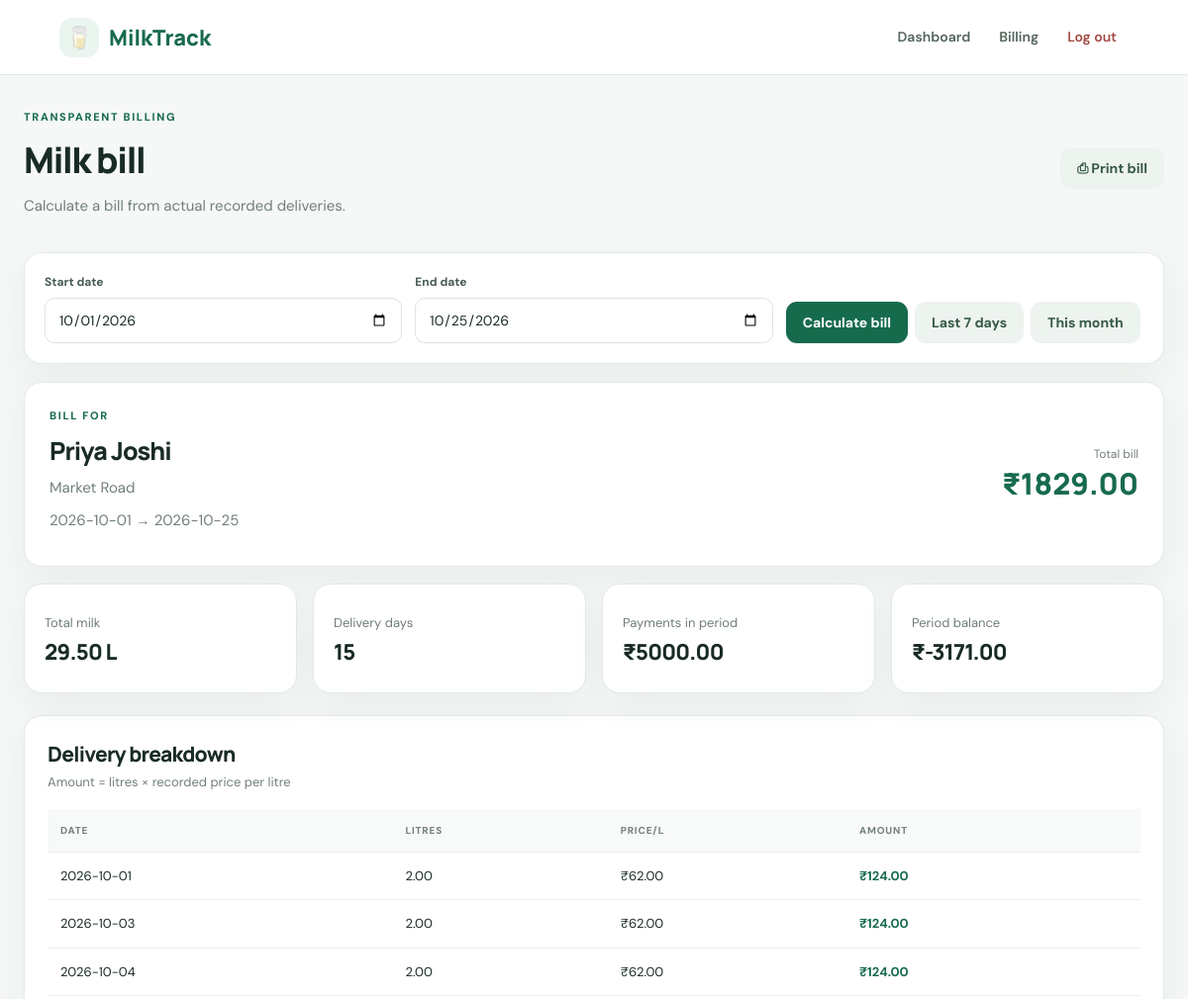
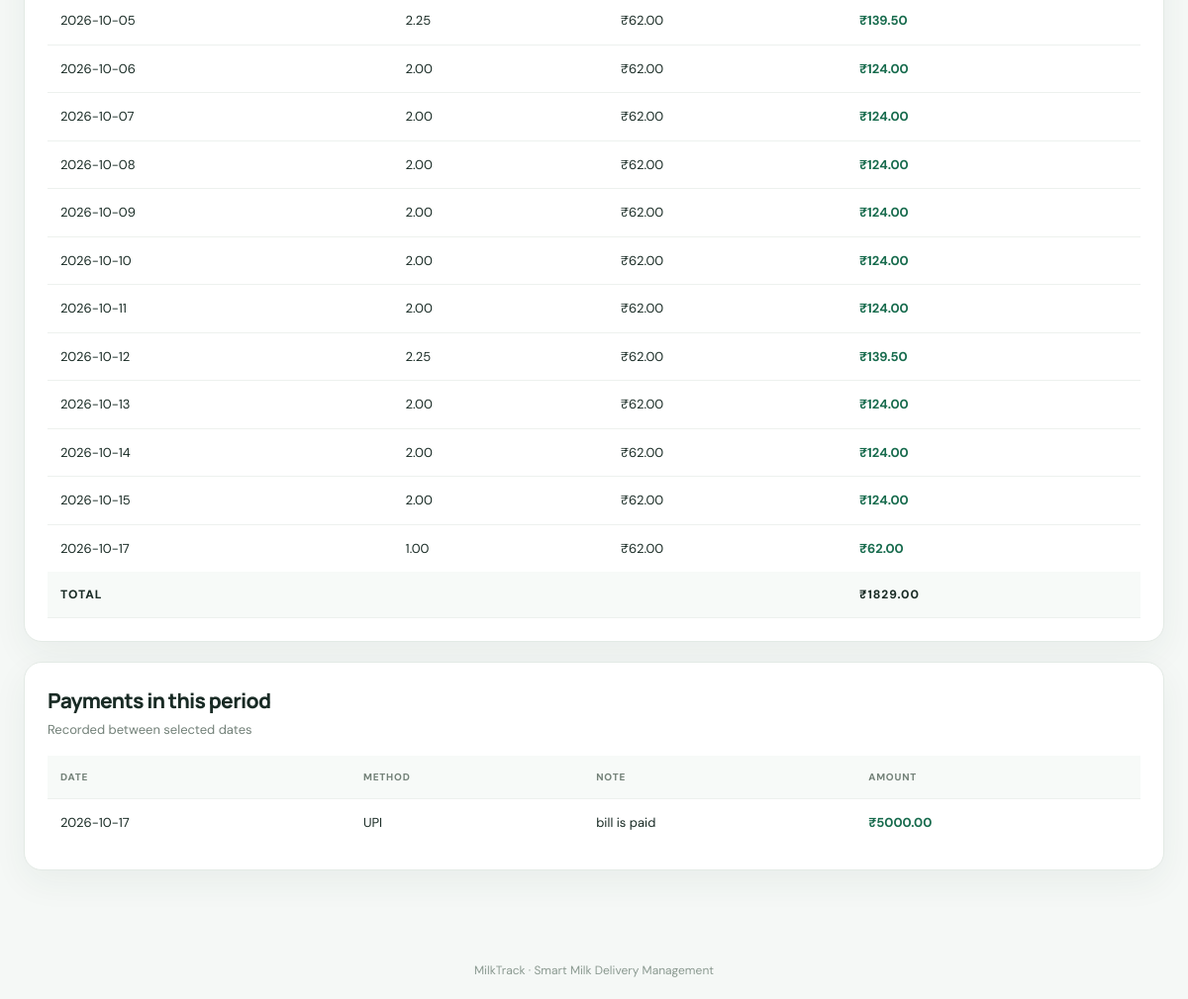
The page /billing (signed in) on the database its author committed (2 pictures, top to bottom).
### tables this page shows
CREATE TABLE users(
      id INTEGER PRIMARY KEY AUTOINCREMENT, name TEXT NOT NULL,
      username TEXT UNIQUE NOT NULL, password_hash TEXT NOT NULL,
      role TEXT NOT NULL CHECK(role IN ('admin','customer')),
      phone TEXT DEFAULT '', address TEXT DEFAULT '',
      price_per_litre REAL NOT NULL DEFAULT 60, active INTEGER NOT NULL DEFAULT 1
    );

CREATE TABLE deliveries(
      id INTEGER PRIMARY KEY AUTOINCREMENT,
      customer_id INTEGER NOT NULL REFERENCES users(id),
      delivery_date TEXT NOT NULL, litres REAL NOT NULL CHECK(litres>=0),
      price_per_litre REAL NOT NULL CHECK(price_per_litre>=0), note TEXT DEFAULT '',
      UNIQUE(customer_id, delivery_date)
    );

CREATE TABLE payments(
      id INTEGER PRIMARY KEY AUTOINCREMENT,
      customer_id INTEGER NOT NULL REFERENCES users(id),
      amount REAL NOT NULL CHECK(amount>0), payment_date TEXT NOT NULL,
      method TEXT NOT NULL DEFAULT 'Cash', note TEXT DEFAULT ''
    );

### app.py (the view)
@app.route("/billing")
@require_login
def billing():
    db, user = db_conn(), current_user()
    start_default, end_default = date.today().replace(day=1).isoformat(), date.today().isoformat()
    is_admin = user["role"] == "admin"
    customers = db.execute("SELECT id,name FROM users WHERE role='customer' AND active=1 ORDER BY name").fetchall() if is_admin else []
    try:
        customer_id = int(request.args.get("customer_id") or user["id"]) if is_admin else user["id"]
        start, end = request.args.get("start", start_default), request.args.get("end", end_default)
        datetime.strptime(start, "%Y-%m-%d"); datetime.strptime(end, "%Y-%m-%d")
        if start > end: raise ValueError
    except (ValueError, TypeError):
        flash("Choose a valid date range.", "error")
        customer_id, start, end = user["id"], start_default, end_default
    customer = db.execute("SELECT * FROM users WHERE id=? AND role='customer'", (customer_id,)).fetchone()
    if not customer:
        flash("Customer not found.", "error")
        return redirect(url_for("dashboard"))
    summary = bill_summary(customer_id, start, end)
    records = db.execute("SELECT * FROM deliveries WHERE customer_id=? AND delivery_date BETWEEN ? AND ? ORDER BY delivery_date",
                         (customer_id, start, end)).fetchall()
    payments = db.execute("SELECT * FROM payments WHERE customer_id=? AND payment_date BETWEEN ? AND ? ORDER BY payment_date DESC",
                          (customer_id, start, end)).fetchall()
    return render_template("billing.html", customer=customer, customers=customers, summary=summary, records=records,
                           payments=payments, start=start, end=end, is_admin=is_admin)

### app.py (called while the page is built)
def db_conn():
    if "db" not in g:
        g.db = sqlite3.connect(DB_PATH)
        g.db.row_factory = sqlite3.Row
        g.db.execute("PRAGMA foreign_keys=ON")
    return g.db

def require_login(fn):
    @wraps(fn)
    def wrapper(*args, **kwargs):
        if not session.get("user_id"):
            return redirect(url_for("login"))
        return fn(*args, **kwargs)
    return wrapper

def current_user():
    if not session.get("user_id"):
        return None
    return db_conn().execute("SELECT * FROM users WHERE id=?", (session["user_id"],)).fetchone()

def bill_summary(customer_id, start, end):
    db = db_conn()
    row = db.execute("""SELECT COALESCE(SUM(litres),0) litres,
      COALESCE(SUM(litres*price_per_litre),0) amount, COUNT(*) days
      FROM deliveries WHERE customer_id=? AND delivery_date BETWEEN ? AND ?""",
      (customer_id, start, end)).fetchone()
    paid = db.execute("SELECT COALESCE(SUM(amount),0) FROM payments WHERE customer_id=? AND payment_date BETWEEN ? AND ?",
                      (customer_id, start, end)).fetchone()[0]
    return {"litres": row["litres"], "amount": row["amount"], "days": row["days"],
            "paid": paid, "balance": row["amount"] - paid}

### templates/billing.html (shortened to what this page needs)
{% extends "base.html" %}{% block title %}Billing{% endblock %}{% block content %}
<div class="page-heading"><div><p class="eyebrow">TRANSPARENT BILLING</p><h1>Milk bill</h1><p class="muted">Calculate a bill from actual recorded deliveries.</p></div><button class="btn secondary" onclick="window.print()">⎙ Print bill</button></div>
<section class="panel filter-panel"><form method="get" class="filter-form">
<div><label>Start date</label><input type="date" name="start" id="startDate" value="{{ start }}" required></div><div><label>End date</label><input type="date" name="end" id="endDate" value="{{ end }}" required></div>
<div class="filter-buttons"><button class="btn primary" type="submit">Calculate bill</button><button class="btn secondary" type="button" id="weekButton">Last 7 days</button><button class="btn secondary" type="button" id="monthButton">This month</button></div></form></section>
<section class="bill-header panel"><div><p class="eyebrow">BILL FOR</p><h2>{{ customer['name'] }}</h2><p class="muted">{{ customer['address'] or 'Address not provided' }}</p><p class="muted">{{ start }} → {{ end }}</p></div><div class="bill-total"><span>Total bill</span><strong>₹{{ "%.2f"|format(summary['amount']) }}</strong></div></section>
<section class="stats-grid bill-stats"><article class="stat-card"><p>Total milk</p><h2>{{ "%.2f"|format(summary['litres']) }} L</h2></article><article class="stat-card"><p>Delivery days</p><h2>{{ summary['days'] }}</h2></article><article class="stat-card"><p>Payments in period</p><h2>₹{{ "%.2f"|format(summary['paid']) }}</h2></article><article class="stat-card"><p>Period balance</p><h2>₹{{ "%.2f"|format(summary['balance']) }}</h2></article></section>
<section class="panel table-panel"><div class="section-heading"><div><h2>Delivery breakdown</h2><p class="muted">Amount = litres × recorded price per litre</p></div></div><div class="table-wrap"><table><thead><tr><th>Date</th><th>Litres</th><th>Price/L</th><th>Amount</th></tr></thead><tbody>
{% for d in records %}<tr><td>{{ d['delivery_date'] }}</td><td>{{ "%.2f"|format(d['litres']) }}</td><td>₹{{ "%.2f"|format(d['price_per_litre']) }}</td><td class="amount">₹{{ "%.2f"|format(d['litres']*d['price_per_litre']) }}</td></tr>{% else %}<tr><td colspan="4">No deliveries in this range.</td></tr>{% endfor %}</tbody><tfoot><tr><th colspan="3">Total</th><th>₹{{ "%.2f"|format(summary['amount']) }}</th></tr></tfoot></table></div></section>
<section class="panel table-panel"><div class="section-heading"><div><h2>Payments in this period</h2><p class="muted">Recorded between selected dates</p></div></div><div class="table-wrap"><table><thead><tr><th>Date</th><th>Method</th><th>Note</th><th>Amount</th></tr></thead><tbody>
{% for p in payments %}<tr><td>{{ p['payment_date'] }}</td><td>{{ p['method'] }}</td><td>{{ p['note'] or '—' }}</td><td class="amount">₹{{ "%.2f"|format(p['amount']) }}</td></tr>{% else %}<tr><td colspan="4">No payments in this range.</td></tr>{% endfor %}</tbody></table></div></section>{% endblock %}

### static/style.css (style rules this page uses)
:root { --ink:#192b25;--muted:#728078;--green:#176b4d;--dark:#10563d;--mint:#eaf5ef;--line:#e3eae5;--bg:#f5f8f6;--shadow:0 12px 35px #1a3f2d0f;--radius:18px }
* { box-sizing:border-box }
body { margin:0;background:var(--bg);color:var(--ink);font:15px/1.5 'DM Sans',Arial,sans-serif }
h1,h2 { font-family:Manrope,sans-serif;letter-spacing:-.035em;margin:0 0 8px }
h1 { font-size:clamp(27px,3vw,37px);font-weight:800 }
h2 { font-size:21px;font-weight:750 }
p { margin:0 0 10px }
.page-heading { display:flex;align-items:center;justify-content:space-between;gap:20px;margin-bottom:26px }
.eyebrow { color:var(--green);font-size:11px;letter-spacing:.15em;font-weight:800;margin:0 0 8px }
.muted { color:var(--muted) }
.btn { border:0;border-radius:11px;padding:12px 17px;font:700 14px 'DM Sans',sans-serif;display:inline-flex;align-items:center;justify-content:center;gap:8px;cursor:pointer;white-space:nowrap }
.btn.primary { background:var(--green);color:white }
.btn.secondary { background:#edf3ef;color:#365849 }
.panel { background:white;border:1px solid var(--line);border-radius:var(--radius);box-shadow:var(--shadow) }
.stats-grid { display:grid;grid-template-columns:repeat(4,minmax(0,1fr));gap:16px;margin-bottom:22px }
.stat-card { background:white;border:1px solid var(--line);border-radius:var(--radius);padding:22px;min-width:0;box-shadow:var(--shadow) }
.stat-card p { color:#6f7d75;font-size:13px;margin:12px 0 3px }
.stat-card h2 { font-size:clamp(21px,2.3vw,29px);margin:0 0 7px;overflow-wrap:anywhere }
.table-panel { padding:23px;margin-bottom:20px }
.section-heading { display:flex;justify-content:space-between;align-items:center;gap:14px;margin-bottom:17px }
.section-heading h2 { margin-bottom:3px }
.section-heading p { font-size:13px;margin:0 }
.table-wrap { width:100%;overflow-x:auto }
table { width:100%;border-collapse:collapse;white-space:nowrap;font-size:13px }
th { text-align:left;background:#f7faf8;color:#748279;text-transform:uppercase;font-size:10px;letter-spacing:.08em;font-weight:800 }
th,td { padding:14px 13px;border-bottom:1px solid #edf1ee }
tbody tr:last-child td { border-bottom:0 }
.amount { font-weight:700;color:var(--green) }
tfoot th { font-size:12px;color:var(--ink) }
.form-grid>div,.filter-form>div,.forecast-form>div { display:flex;flex-direction:column;gap:7px }
label { font-size:12px;font-weight:700;color:#475b50 }
input,select { width:100%;padding:12px 13px;border:1px solid #dce5df;border-radius:10px;background:white;color:var(--ink);font:14px 'DM Sans',sans-serif;outline:none }
.filter-panel { padding:20px;margin-bottom:18px }
.filter-form { display:flex;align-items:end;gap:13px;flex-wrap:wrap }
.filter-form>div { min-width:150px;flex:1 }
.filter-form .filter-buttons { display:flex;flex-direction:row;flex-wrap:wrap;align-items:center }
.bill-header { padding:25px;display:flex;justify-content:space-between;align-items:center;gap:20px;margin-bottom:17px }
.bill-header h2 { font-size:25px }
.bill-total { text-align:right }
.bill-total span { display:block;color:var(--muted);font-size:12px }
.bill-total strong { display:block;font:800 30px Manrope,sans-serif;color:var(--green) }
.bill-stats .stat-card { padding:17px 20px }
.bill-stats .stat-card h2 { font-size:22px }

### rows shown on the page
users: name "Priya Joshi", address "Market Road"
deliveries: delivery_date "2026-10-01", litres "2.00", price_per_litre "62.00", d['litres']*d['price_per_litre'] "124.00"
deliveries: delivery_date "2026-10-03", litres "2.00", price_per_litre "62.00", d['litres']*d['price_per_litre'] "124.00"
deliveries: delivery_date "2026-10-04", litres "2.00", price_per_litre "62.00", d['litres']*d['price_per_litre'] "124.00"
deliveries: delivery_date "2026-10-05", litres "2.25", price_per_litre "62.00", d['litres']*d['price_per_litre'] "139.50"
deliveries: delivery_date "2026-10-06", litres "2.00", price_per_litre "62.00", d['litres']*d['price_per_litre'] "124.00"
deliveries: delivery_date "2026-10-07", litres "2.00", price_per_litre "62.00", d['litres']*d['price_per_litre'] "124.00"
deliveries: delivery_date "2026-10-08", litres "2.00", price_per_litre "62.00", d['litres']*d['price_per_litre'] "124.00"
deliveries: delivery_date "2026-10-09", litres "2.00", price_per_litre "62.00", d['litres']*d['price_per_litre'] "124.00"
deliveries: delivery_date "2026-10-10", litres "2.00", price_per_litre "62.00", d['litres']*d['price_per_litre'] "124.00"
deliveries: delivery_date "2026-10-11", litres "2.00", price_per_litre "62.00", d['litres']*d['price_per_litre'] "124.00"
deliveries: delivery_date "2026-10-12", litres "2.25", price_per_litre "62.00", d['litres']*d['price_per_litre'] "139.50"
deliveries: delivery_date "2026-10-13", litres "2.00", price_per_litre "62.00", d['litres']*d['price_per_litre'] "124.00"
deliveries: delivery_date "2026-10-14", litres "2.00", price_per_litre "62.00", d['litres']*d['price_per_litre'] "124.00"
deliveries: delivery_date "2026-10-15", litres "2.00", price_per_litre "62.00", d['litres']*d['price_per_litre'] "124.00"
deliveries: delivery_date "2026-10-17", litres "1.00", price_per_litre "62.00", d['litres']*d['price_per_litre'] "62.00"
payments: payment_date "2026-10-17", method "UPI", note "bill is paid", amount "5000.00"

### other values the page prints
{{ start }} "2026-10-01"
{{ end }} "2026-10-25"
{{ "%.2f"|format(summary['amount']) }} "1829.00"
{{ "%.2f"|format(summary['litres']) }} "29.50"
{{ summary['days'] }} "15"
{{ "%.2f"|format(summary['paid']) }} "5000.00"
{{ "%.2f"|format(summary['balance']) }} "-3171.00"
